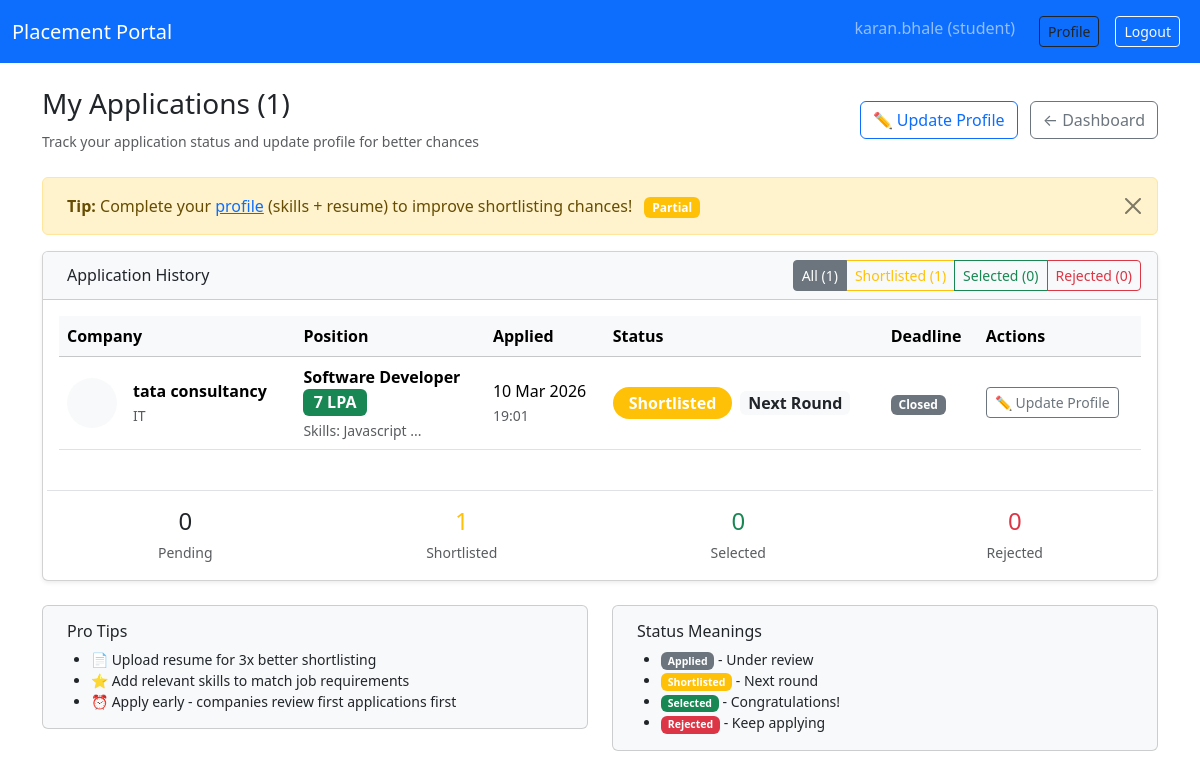
/student/applications (signed in), run on the app's committed database.
### models.py (models this page shows, shortened)
class User(UserMixin, db.Model):
    __tablename__ = 'user'
    id = db.Column(db.Integer, primary_key=True)
    username = db.Column(db.String(80), unique=True, nullable=False, index=True)
    email = db.Column(db.String(120), unique=True, nullable=False, index=True)
    password_hash = db.Column(db.String(128), nullable=False)
    role = db.Column(db.Enum(UserRole), nullable=False, index=True)
    is_active = db.Column(db.Boolean, default=True)
    created_at = db.Column(db.DateTime, default=datetime.utcnow, index=True)

class Student(db.Model):
    __tablename__ = "student"
    id = db.Column(db.Integer, primary_key=True)
    user_id = db.Column(
        db.Integer, db.ForeignKey("user.id", ondelete="CASCADE"), nullable=False, unique=True
    )
    full_name = db.Column(db.String(100), nullable=False)
    contact = db.Column(db.String(15))
    branch = db.Column(db.String(50))
    year = db.Column(db.Integer)
    cgpa = db.Column(db.Float)
    skills = db.Column(db.Text)
    education = db.Column(db.Text)
    resume_path = db.Column(db.String(500))
    is_blacklisted = db.Column(db.Boolean, default=False)
    created_at = db.Column(db.DateTime, default=datetime.utcnow)

class Application(db.Model):
    __tablename__ = 'application'
    id = db.Column(db.Integer, primary_key=True)
    student_id = db.Column(db.Integer, db.ForeignKey('student.id', ondelete='CASCADE'), nullable=False, index=True)
    drive_id = db.Column(db.Integer, db.ForeignKey('placement_drive.id', ondelete='CASCADE'), nullable=False, index=True)
    applied_at = db.Column(db.DateTime, default=datetime.utcnow, index=True)
    status = db.Column(db.Enum('applied', 'shortlisted', 'selected', 'rejected'),
                      default='applied', index=True)
    resume_path = db.Column(db.String(200))
    __table_args__ = (
        db.UniqueConstraint('student_id', 'drive_id', name='uq_student_drive'),
    )

class Company(db.Model):
    __tablename__ = 'company'
    id = db.Column(db.Integer, primary_key=True)
    user_id = db.Column(db.Integer, db.ForeignKey('user.id', ondelete='CASCADE'), nullable=False, unique=True)
    name = db.Column(db.String(100), nullable=False)
    industry = db.Column(db.String(100))
    is_blacklisted = db.Column(db.Boolean, default=False)
    hr_contact = db.Column(db.String(100))
    website = db.Column(db.String(200))
    address = db.Column(db.Text)
    is_approved = db.Column(db.Boolean, default=False)
    created_at = db.Column(db.DateTime, default=datetime.utcnow)

class PlacementDrive(db.Model):
    __tablename__ = "placement_drive"
    id = db.Column(db.Integer, primary_key=True)
    company_id = db.Column(db.Integer, db.ForeignKey("company.id", ondelete="CASCADE"), nullable=False)
    title = db.Column(db.String(100), nullable=False)
    description = db.Column(db.Text, nullable=False)
    skills_required = db.Column(db.Text)
    experience = db.Column(db.String(50))
    salary_range = db.Column(db.String(50))
    eligibility = db.Column(db.Text)
    deadline = db.Column(db.DateTime, nullable=False)
    status = db.Column(db.Enum("pending", "approved","active", "closed"), default="pending", index=True)  # CHANGED: active/closed
    created_at = db.Column(db.DateTime, default=datetime.utcnow, index=True)

### app.py (the view)
@app.route("/student/applications")
@login_required
def student_applications():
    role_required(UserRole.STUDENT)
    student = current_user.student[0]
    if not student:
        flash("Complete your profile first.", "warning")
        return redirect(url_for("student_update_profile"))
    status_filter = request.args.get('status', 'all').lower()
    apps_query = Application.query.join(PlacementDrive).join(Company).filter(
        Application.student_id == student.id
    ).order_by(Application.applied_at.desc())
    if status_filter != 'all':
        apps_query = apps_query.filter(Application.status == status_filter)
    applications = apps_query.all()
    return render_template(
        "student/applications.html",
        applications=applications,
        status_filter=status_filter,
        student=student
    )

### app.py (called while the page is built)
@login_manager.user_loader
def load_user(user_id):
    return User.query.get(int(user_id))

@app.template_filter('is_deadline_passed')
def is_deadline_passed(deadline):
    if not deadline:
        return True
    return deadline < datetime.now()

def role_required(role: UserRole):
    if (not current_user.is_authenticated) or (current_user.role != role):
        abort(403)

@app.context_processor
def inject_profile_status():
    def get_profile_status(user):
        if user.role != UserRole.STUDENT:
            return "complete"
        student = user.student[0]
        if not student:
            return "incomplete"
        score = 0
        if student.full_name: score += 1
        if student.branch: score += 1
        if student.skills: score += 1
        if student.resume_path: score += 2
        if score >= 4: return "complete"
        elif score >= 2: return "partial"
        return "incomplete"
    return dict(get_profile_status=get_profile_status)

### templates/student/applications.html (shortened to what this page needs)
{% extends "base.html" %}
{% block content %}
<div class="d-flex justify-content-between align-items-center mb-4">
  <div>
    <h3>My Applications ({{ applications|length }})</h3>
    {% if applications %}
      <small class="text-muted">
        Track your application status and update profile for better chances
      </small>
    {% endif %}
  </div>
  <div>
    <a href="{{ url_for('student_update_profile') }}" class="btn btn-outline-primary me-2">
      ✏️ Update Profile
    </a>
    <a href="{{ url_for('student_dashboard') }}" class="btn btn-outline-secondary">
      ← Dashboard
    </a>
  </div>
</div>
{% if get_profile_status(current_user) != 'complete' %}
<div class="alert alert-warning alert-dismissible fade show" role="alert">
  <strong>Tip:</strong> Complete your
  <a href="{{ url_for('student_update_profile') }}">profile</a>
  (skills + resume) to improve shortlisting chances!
  <span class="badge bg-warning ms-2">{{ get_profile_status(current_user)|title }}</span>
  <button type="button" class="btn-close" data-bs-dismiss="alert"></button>
</div>
{% endif %}
<div class="card shadow-sm">
  <div class="card-header bg-light">
    <div class="row align-items-center">
      <div class="col-md-6">
        <h6 class="mb-0">
          Application History
        </h6>
      </div>
      <div class="col-md-6 text-end">
<div class="btn-group btn-group-sm" role="group">
  <a href="{{ url_for('student_applications') }}?status=all"
     class="btn btn-outline-secondary {{ 'active' if status_filter == 'all' else '' }}">
    All ({{ applications|length }})
  </a>
  <a href="{{ url_for('student_applications') }}?status=shortlisted"
     class="btn btn-outline-warning {{ 'active' if status_filter == 'shortlisted' else '' }}">
    Shortlisted ({{ applications|selectattr('status', 'equalto', 'shortlisted')|list|length }})
  </a>
  <a href="{{ url_for('student_applications') }}?status=selected"
     class="btn btn-outline-success {{ 'active' if status_filter == 'selected' else '' }}">
    Selected ({{ applications|selectattr('status', 'equalto', 'selected')|list|length }})
  </a>
  <a href="{{ url_for('student_applications') }}?status=rejected"
     class="btn btn-outline-danger {{ 'active' if status_filter == 'rejected' else '' }}">
    Rejected ({{ applications|selectattr('status', 'equalto', 'rejected')|list|length }})
  </a>
</div>
      </div>
    </div>
  </div>
  <div class="card-body">
    {% if applications %}
    <div class="table-responsive">
      <table class="table table-hover align-middle">
        <thead class="table-light">
        <tr>
          <th>Company</th>
          <th>Position</th>
          <th>Applied</th>
          <th>Status</th>
          <th>Deadline</th>
          <th>Actions</th>
        </tr>
        </thead>
        <tbody>
        {% for app in applications %}
        <tr>
          <td>
            <div class="d-flex align-items-center">
              <div class="bg-light rounded-circle p-2 me-3 d-flex align-items-center justify-content-center" style="width: 50px; height: 50px;">
              </div>
              <div>
                <div class="fw-semibold">{{ app.drive.company.name }}</div>
                <small class="text-muted">
                  {{ app.drive.company.industry or 'Technology' }}
                </small>
              </div>
            </div>
          </td>
          <td>
            <div class="fw-semibold">{{ app.drive.title }}</div>
            {% if app.drive.salary_range %}
              <span class="badge bg-success fs-6">{{ app.drive.salary_range }}</span>
            {% endif %}
            <div class="small text-muted mt-1">
              {% if app.drive.skills_required %}
                Skills: {{ app.drive.skills_required.split(',')|first|trim }}
                {% if app.drive.skills_required.split(',')|length > 1 %}...{% endif %}
              {% endif %}
            </div>
          </td>
          <td>
            <div class="fw-medium">{{ app.applied_at.strftime('%d %b %Y') }}</div>
            <small class="text-muted">{{ app.applied_at.strftime('%H:%M') }}</small>
          </td>
          <td>
            <div class="d-flex align-items-center">
              <span class="badge fs-6 px-3 py-2 rounded-pill me-2 bg-{{
                'success' if app.status == 'selected'
                else 'warning' if app.status == 'shortlisted'
                else 'secondary' if app.status == 'applied'
                else 'danger'
              }}">
                {{ app.status|title }}
              </span>
              {% if app.status == 'applied' %}
                <small class="text-muted">Pending review</small>
              {% elif app.status == 'shortlisted' %}
                <span class="badge bg-light text-dark fs-6 px-2 py-1 rounded">Next Round</span>
              {% elif app.status == 'selected' %}
                <i class="bi bi-check-circle-fill text-success"></i>
              {% endif %}
            </div>
          </td>
          <td>
            {% if app.drive.deadline | is_deadline_passed %}
              <span class="badge bg-info">
                {{ app.drive.deadline.strftime('%d %b') }}
              </span>
            {% else %}
              <span class="badge bg-secondary">Closed</span>
            {% endif %}
          </td>
          <td>
            <div class="btn-group-vertical btn-group-sm" role="group">
              <a href="{{ url_for('student_update_profile') }}"
                 class="btn btn-outline-secondary btn-sm">
                ✏️ Update Profile
              </a>
            </div>
          </td>
        </tr>
        {% endfor %}
        </tbody>
      </table>
    </div>
    <div class="row mt-4 pt-3 border-top">
      <div class="col-md-3">
        <div class="text-center">
          <div class="h4 mb-1">{{ applications|selectattr('status', 'equalto', 'applied')|list|length }}</div>
          <small class="text-muted">Pending</small>
        </div>
      </div>
      <div class="col-md-3">
        <div class="text-center">
          <div class="h4 mb-1 text-warning">{{ applications|selectattr('status', 'equalto', 'shortlisted')|list|length }}</div>
          <small class="text-muted">Shortlisted</small>
        </div>
      </div>
      <div class="col-md-3">
        <div class="text-center">
          <div class="h4 mb-1 text-success">{{ applications|selectattr('status', 'equalto', 'selected')|list|length }}</div>
          <small class="text-muted">Selected</small>
        </div>
      </div>
      <div class="col-md-3">
        <div class="text-center">
          <div class="h4 mb-1 text-danger">{{ applications|selectattr('status', 'equalto', 'rejected')|list|length }}</div>
          <small class="text-muted">Rejected</small>
        </div>
      </div>
    </div>
    {% endif %}
  </div>
</div>
<div class="row mt-4">
  <div class="col-md-6">
    <div class="card bg-light">
      <div class="card-body">
        <h6 class="mb-2">Pro Tips</h6>
        <ul class="small mb-0">
          <li>📄 Upload resume for 3x better shortlisting</li>
          <li>⭐ Add relevant skills to match job requirements</li>
          <li>⏰ Apply early - companies review first applications first</li>
        </ul>
      </div>
    </div>
  </div>
  <div class="col-md-6">
    <div class="card bg-light">
      <div class="card-body">
        <h6 class="mb-2">Status Meanings</h6>
        <ul class="small mb-0">
          <li><span class="badge bg-secondary">Applied</span> - Under review</li>
          <li><span class="badge bg-warning">Shortlisted</span> - Next round</li>
          <li><span class="badge bg-success">Selected</span> - Congratulations!</li>
          <li><span class="badge bg-danger">Rejected</span> - Keep applying</li>
        </ul>
      </div>
    </div>
  </div>
</div>
{% endblock %}

### templates/base.html (shortened to what this page needs)
<!doctype html>
<html lang="en">
<head>
  <link
    href="https://cdn.jsdelivr.net/npm/bootstrap@5.3.3/dist/css/bootstrap.min.css"
    rel="stylesheet">
  <link rel="stylesheet" href="{{ url_for('static', filename='css/style.css') }}">
</head>
<body>
<nav class="navbar navbar-expand-lg navbar-dark bg-primary">
  <div class="container-fluid">
    <a class="navbar-brand" href="{{ url_for('dashboard') if current_user.is_authenticated else url_for('login') }}">
      Placement Portal
    </a>
    <div class="d-flex">
      {% if current_user.is_authenticated %}
        <span class="navbar-text me-3">
          {{ current_user.username }} ({{ current_user.role.value }})
        </span>
        {% if current_user.is_authenticated %}
  {% if current_user.role.value == 'student' %}
    <a class="btn btn-outline-dark btn-sm m-2" href="{{ url_for('student_update_profile') }}">Profile</a>
   {% endif %}
{% endif %}
        <a class="btn btn-outline-light btn-sm m-2" href="{{ url_for('logout') }}">Logout</a>
      {% endif %}
    </div>
  </div>
</nav>
<div class="container mt-4">
  {% block content %}{% endblock %}
</div>
</body>
</html>

### data on the page
User: username "karan.bhale", role.value "student", role.resume_path "Partial"
Application: drive.company.name "tata consultancy", drive.company "IT", drive "Software Developer", drive.salary_range "7 LPA", drive.skills_required.split|first "Javascript", applied_at "10 Mar 2026", applied_at "19:01", status "Shortlisted", shows "Next Round"

### other printed values
{{ applications|length }} "1"
{{ applications|selectattr('status', 'equalto', 'selected')|list|length }} "0"
{{ applications|selectattr('status', 'equalto', 'rejected')|list|length }} "0"
{{ applications|selectattr('status', 'equalto', 'applied')|list|length }} "0"
